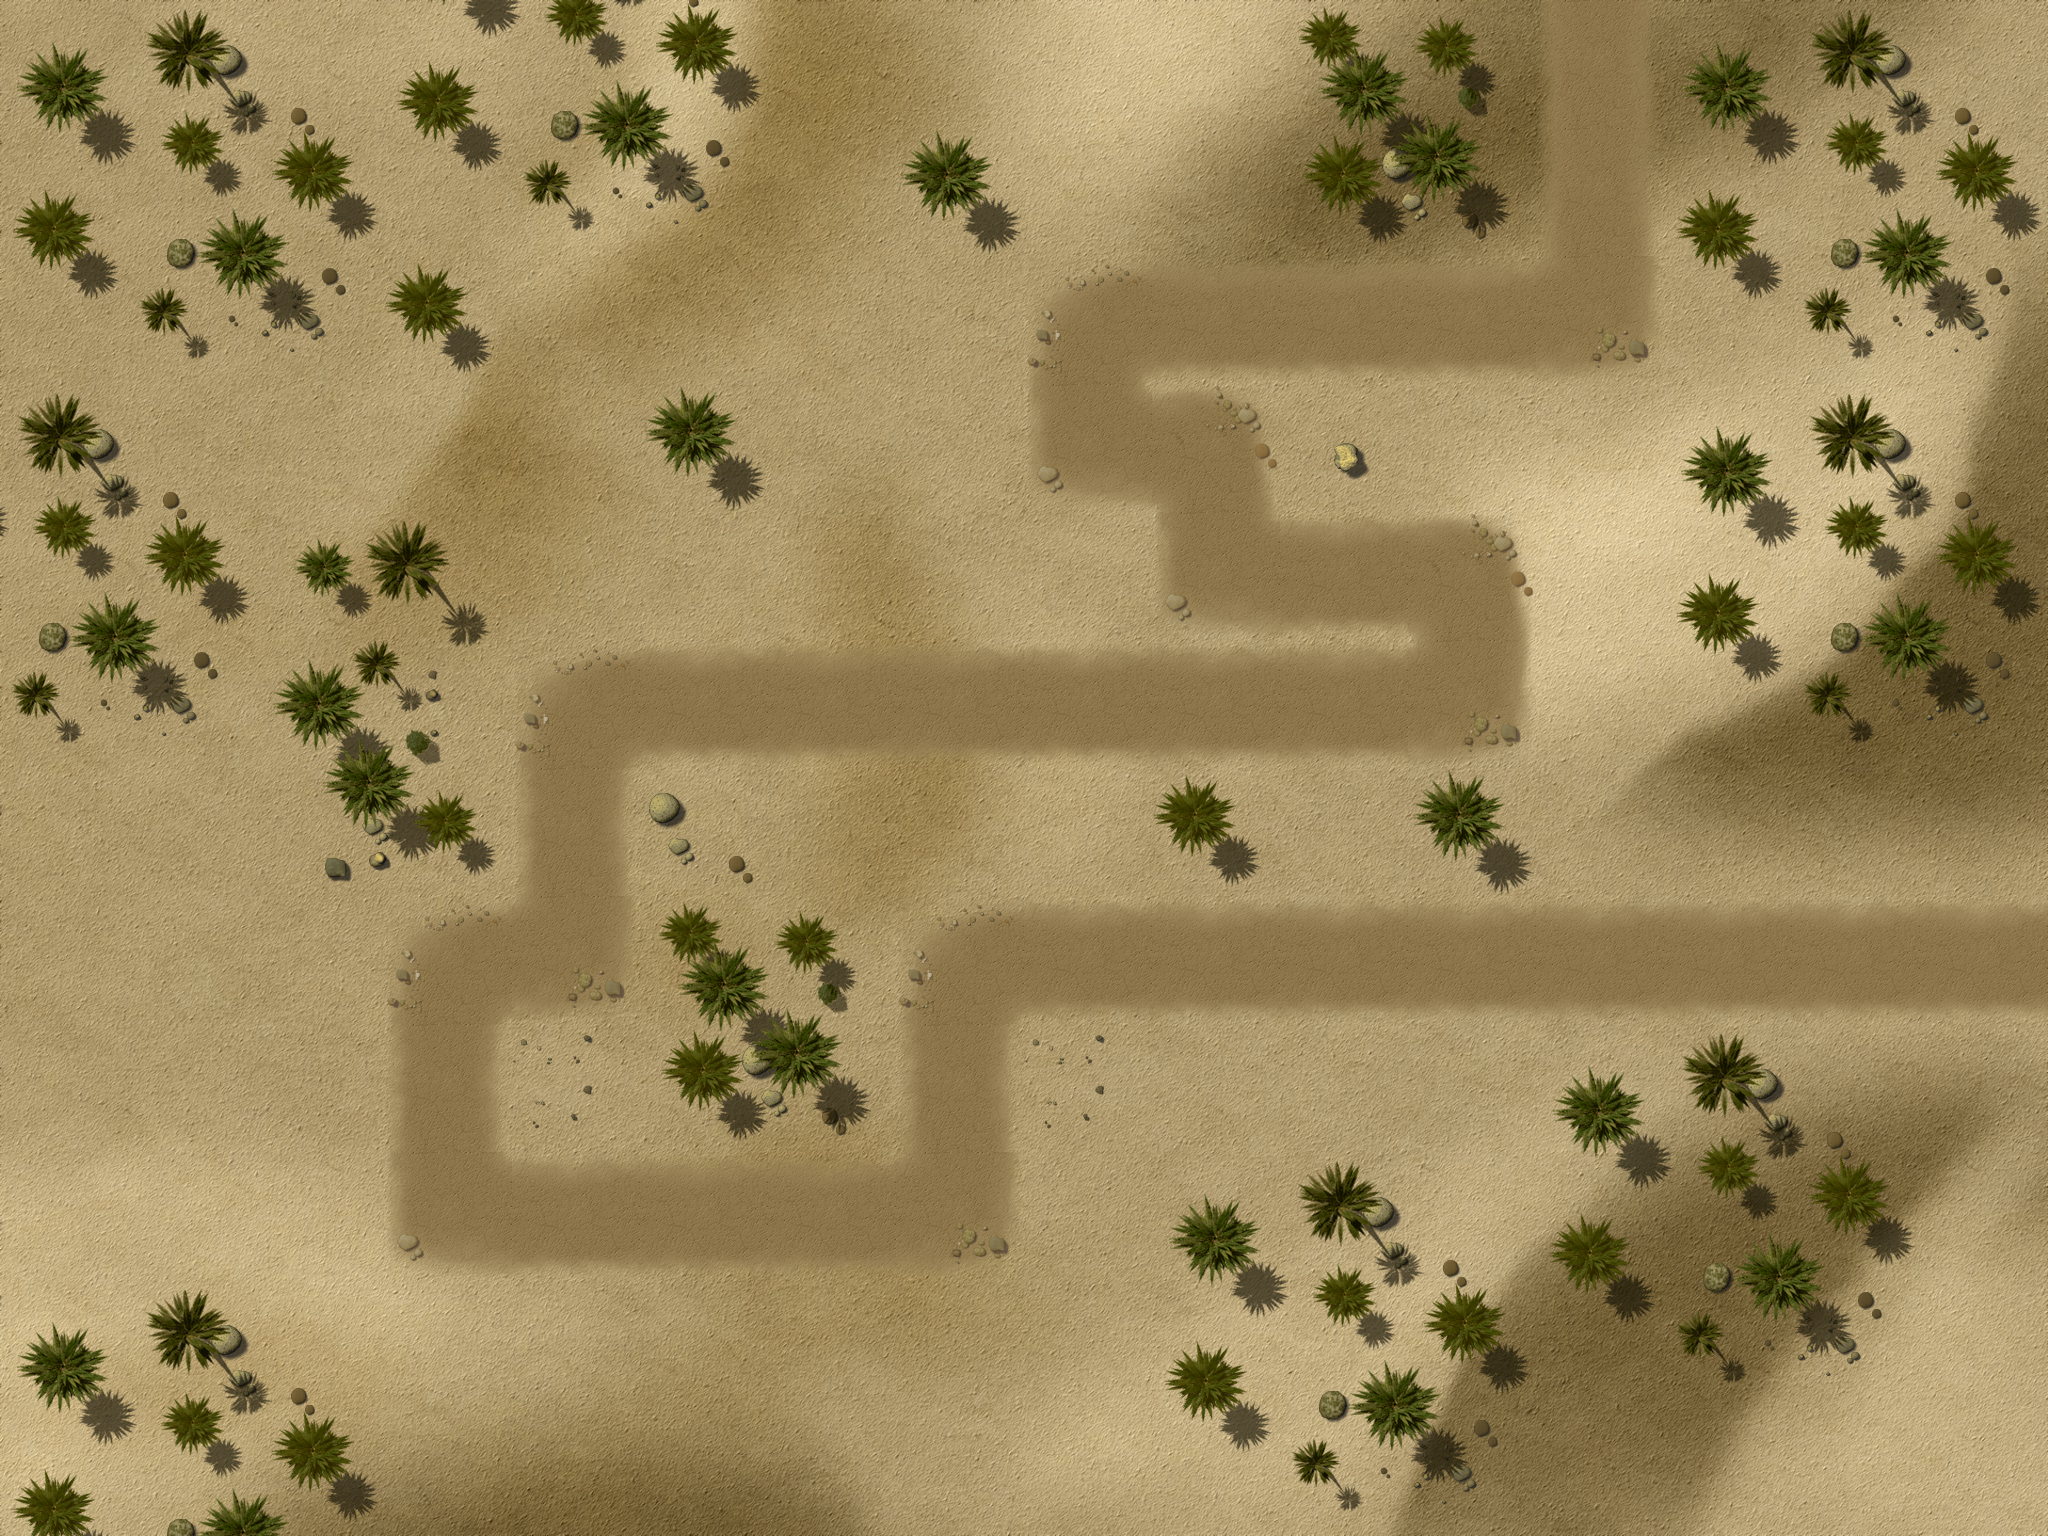

The image is a tile-based game level rendered from a .tmx file. Its description and source (layers, tilesets, objects; grid data summarised) follow:
An orthogonal 16x12 tile map with 128x128 px tiles, 4 tile layers (Ground, Objects1, Objects2, Path), 1 hidden layer not drawn, 3 tilesets and 29 objects.

<map version="1.0" orientation="orthogonal" width="16" height="12" tilewidth="128" tileheight="128">
 <properties>
 <property name="wave01" value="1,2,1,1,1,2,10,3,10,10,2,10,10,1,1,2,2,1,1,10,10,10,10,10,2,2,1,1" />
 <property name="wave02" value="4,10,10,10,10,1,1,1,1,1,4,1,1,4,1,1,3,3,3" />
 <property name="wave03" value="1,2,1,1,1,2,10,10,10,2,10,10,1,1,2,2,1,1,10,10,10,10,10,2,2,1,1" />
 <property name="wave04" value="10,6,10,10,1,10,1,10,1,10,10,10,1,1,1,1,10,10,10,10,1,1,1,10" />
 <property name="wave05" value="10,10,3,3,10,10,10,7,7,4,4,5,4,5,5,3,5,5,5,10,10,10,10,10,5,5,5,7,5,7,5,7,4" />
 <property name="wave06" value="2,5,5,5,5,5,5,5,4,4,4,7,7,7,7,5,5,5,7,7,4,4,4,7,6,7,4,5,4" />
 <property name="wave07" value="10,10,10,5,10,5,5,4,10,10,4,10,10,10,5,3,5,4,5,4,5,2" />
 <property name="wave08" value="10,3,10,10,6,10,7,7,4,4,5,4,5,5,5,5,5,5,10,10,10,10,10,5,5,5,7,5,7,5,7,4" />
 <property name="wave09" value="1,5,5,5,4,5,5,5,5,4,5,5,5,4,5,5,5,7,5,5,5,7,4,5,4,4,5,5,3,10,10,10" />
 <property name="wave10" value="1,7,5,5,5,7,10,103,10,7,10,10,5,5,7,7,5,5,10,10,10,10,10,7,7,5,102" />
 <property name="wave11" value="5,5,4,5,4,4,5,5,5,5,10,5,5,5,5,5,5,5,5,3,3,6,10,8,10,10,10,10,10,3,5,5,5,7,7,8,5,5,5,5,2" />
 <property name="wave12" value="10,10,10,10,10,8,3,7,4,5,4,5,5,5,10,8,10,10,10,10,6,10,10,10,10,10,10,10,10,10,10,10,10,6,5,7,11,6,10,10,10,6,5,5,5,5,10,10,10,10,10,10" />
 <property name="wave13" value="2,7,7,5,4,5,4,4,5,5,5,4,5,5,5,5,5,5,5,5,5,5,5,5,5,5,5,1" />
 <property name="wave14" value="8,10,10,10,6,10,10,3,10,10,6,10,10,10,10,10,4,4,4,4,5,5,5,10,10,10,9,10,10,7,10" />
 <property name="wave15" value="1,4,4,5,5,9,5,5,5,5,4,5,4,5,4,4,5,4,5,7,5,5,5,5,5,5,5,5,9,3,5,10,10,5,5,5,7,7,4,4" />
 <property name="wave16" value="7,7,7,7,7,7,6,7,7,7,7,7,7,5,5,5,5,8,7,5,5,4,4,4,9,8,9,9,9,5,5,6" />
 <property name="wave17" value="7,7,9,7,7,5,5,5,5,9,5,5,5,7,5,5,7,7,7,5,7,5,5,5,5,4" />
 <property name="wave18" value="2,7,6,4,4,5,4,10,10,10,10,4,4,4,10,10,8,10,10,10,9,5,5,7,7,7" />
 <property name="wave19" value="10,10,10,10,10,10,9,8,9,7,4,5,4,5,5,5,10,10,5,5,5,5,5,5,5,5,9,3,6,10,10,7,10,5,5,5,5,3" />
 <property name="wave20" value="102,6,10,10,10,9,3,5,10,10,5,5,5,7,7,4,4,10,10,10,10,8,10,10,10,10,10,10,10,10,10,5,5,5,5,5,5,7,10,10,10,10,101" />
 <property name="wave21" value="10,10,10,10,10,7,10,10,7,10,10,10,10,7,10,10,10,8,10,10,8" />
<property name="wave22" value="1,7,5,5,5,7,10,10,10,7,10,10,5,5,7,7,5,5,10,10,10,10,10,7,7,5,1" />
<property name="wave23" value="5,5,6,6,5,5,5,5,5,5,7,7,7,7,8,9,7,4,5,4,5,5,5,8,5,7,8,4,5,6,11,5,5,5,4,6" />
<property name="wave24" value="11,11,8,9,7,4,5,4,5,5,5,11,9,3,5,5,5,5,5,5,5,5,9,3,6,8,8,11,11,11" />
<property name="wave25" value="2,7,5,5,5,5,5,5,5,5,5,9,3,6,5,8,8,9,7,4,6,4,4,4,5,5,5,9,9,9,9,9,6,5,6" />
<property name="wave26" value="11,11,11,9,3,11,11,11,11,11,8,9,9,9,5,5,6,8,5,7,8,4,5,8,11,5,5,5,4,4" />
<property name="wave27" value="3,9,5,5,5,5,7,7,4,4,9,5,5,5,5,5,5,5,5,9,5,5,5,5,5,5,1" />
<property name="wave28" value="6,11,11,11,11,6,11,11,11,11,6,9,9,5,5,9,9,5,5,5,5,9,9,9,8,5,5,5,1" />
<property name="wave29" value="10,10,10,10,5,10,5,10,5,10,10,10,5,5,5,5,10,10,10,10,5,5,5,10" />
<property name="wave30" value="1,5,5,5,10,6,10,5,10,10,8,8,5,5,5,5,5,5,10,10,10,10,102,5,5,5,5,4,4,9,3,6,103" />
<property name="wave31" value="9,9,9,9,10,10,10,10,10,6,5,5,6,8,8,5,5,8,8,5,5,5,9,9,5,5,9,6,11,11,11,10,8,5,5,11,11,11,6,10,9,9,9,10,10,10,10,10,5,5,4,5,5,5,6,5,5,5,11,11,11,11,9,8" />
<property name="wave32" value="1,7,5,8,7,7,5,5,4,5,8,7,5,7,6,5,5,5,5,9,5,4,4,4,4,9,3,7,7,5,4,6,5,5,5,5,6,5,5,7,7,5,5,5,7,7,7,9,3,5,5,9,5,5,7,5,5,11,9,9,9,5,5,9,9,6,5,5,7,8,8,9,3" />
<property name="wave33" value="8,10,10,10,8,7,7,10,10,10,10,5,5,5,6,9,9,5,5,11,11,6,8,11,11,8,5,10,8,10,10,7,9,10,10,6,5,5,4,4,11,11,11,8,5,5,5,8,10,7,7,7,9,5,5,6,5,5" />
<property name="wave34" value="9,8,7,9,8,7,5,5,5,5,7,7,7,9,3,7,5,5,5,5,5,6,10,4,10,10,6,6,10,5,5,5,6,5,5,6,5,8,9,5,5,5,5,4,5,5,4," />
<property name="wave35" value="6,6,5,5,5,5,5,6,7,6,6,5,5,5,5,8,7,7,8,5,5,7,4,4,4,5,5,4,4,9,5,5,11,11,11,8,5,5,6,5,7,5,5,9,3,7,4,4,7,7,7,6,6,9,5,5,5,7,7,5,5,5,5,5,5,5,4,7,5,5,5,1" />
<property name="wave36" value="6,10,10,10,10,10,10,10,10,10,8,10,10,10,10,10,6,6,5,5,5,7,7,10,10,6,10,10,10,5,5,6,5,5,8,10,10,10,10,10,10,10,10,10,10,5,5,5,5,5,5,7,10,10,10,10,3" />
<property name="wave37" value="10,10,10,5,10,5,5,4,10,10,4,10,10,8,11,11,11,8,11,11,6,11,11,5,5,9,9,5,9,5,4,4,8,6,10,10,5,5,5,5,5,11,11,11,6,6,5,5,5,11,11,8,8,10,5,5,5,4,5,4,5,7,5,5,5,5,7,7,7,7,5,5,5,6,1" />
<property name="wave38" value="4,4,7,7,5,5,8,5,5,5,7,5,9,9,10,11,11,9,6,5,5,5,6,6,5,5,4,5,6,7,7,4,4,4,5,4,4,9,4,5,5,11,11,6,11,11,11,9,9,8,5,8,5,7,7,5,5,4,4,5,5,5,7,7,5,5,5,5,5,5,6,6,5,5,5,5,7" />
<property name="wave39" value="10,10,10,10,10,10,8,10,10,10,10,10,5,5,5,8,4,4,4,4,9,3,9,3,8,10,9,9,10,10,6,6,4,5,4,4,5,5,6,5,10,7,8,10,6,10,10,10,10,6,10,10,10,10,10,10,6,10,10,10,10,10,10,10,10,5,5,5,5,10,10,8,11,11,11,8,10,10,10,10" />
<property name="wave40" value="4,4,10,10,10,5,10,10,6,6,5,5,5,10,5,10,11,8,11,101,5,5,5,6,5,8,10,5,6,10,6,10,10,5,10,10,6,10,10,11,11,11,5,5,5,6,9,5,103,7,7,5,5,7,8,5,10,10,5,10,10,10,10,5,10,10,10,10,7,10,10,7,10,10,103" />
 </properties>
 <tileset firstgid="1" name="ground" tilewidth="128" tileheight="128">
  <image source="tilesWorld1.png" width="2048" height="2048" />
 </tileset>
 <tileset firstgid="257" name="path" tilewidth="128" tileheight="128">
  <image source="path02.png" width="512" height="512" />
 </tileset>
 <tileset firstgid="273" name="ground" tilewidth="2048" tileheight="1536">
  <image source="ground2.jpg" width="2048" height="1536" />
 </tileset>
 <layer name="Ground" width="16" height="12">
  <data>[192 cells, 1 non-empty, 1 distinct tile ids]</data>
 </layer>
 <layer name="Objects1" width="16" height="12">
  <data>[192 cells, 5 non-empty, 4 distinct tile ids]</data>
 </layer>
 <layer name="Objects2" width="16" height="12">
  <data>[192 cells, 82 non-empty, 21 distinct tile ids]</data>
 </layer>
 <objectgroup name="Objects3" width="16" height="12">
  <object gid="213" x="790" y="692" />
  <object gid="210" x="782" y="614" />
  <object gid="212" x="510" y="1412" />
  <object gid="212" x="620" y="1408" />
  <object gid="212" x="732" y="1414" />
  <object gid="213" x="812" y="1420" />
  <object gid="213" x="666" y="1494" />
  <object gid="213" x="360" y="1450" />
  <object gid="213" x="140" y="1008" />
 </objectgroup>
 <layer name="Path" width="16" height="12">
  <data>[192 cells, 39 non-empty, 6 distinct tile ids]</data>
 </layer>
 <objectgroup name="Locked" width="16" height="12">
  <object x="2432" y="256" />
  <object x="0" y="0" width="2048" height="256" />
  <object x="0" y="1280" width="2048" height="256" />
  <object x="0" y="256" width="128" height="1024" />
  <object x="1920" y="256" width="128" height="1024" />
  <object x="1152" y="1152" width="256" height="128" />
  <object x="1536" y="1024" width="256" height="256" />
  <object x="1792" y="256" width="128" height="512" />
  <object x="1792" y="1152" width="128" height="128" />
  <object x="1664" y="384" width="128" height="256" />
  <object x="1408" y="768" width="128" height="128" />
  <object x="1152" y="768" width="128" height="128" />
  <object x="640" y="896" width="256" height="256" />
  <object x="128" y="256" width="384" height="128" />
  <object x="128" y="512" width="128" height="256" />
  <object x="640" y="384" width="128" height="128" />
  <object x="768" y="512" width="128" height="128" />
  <object x="256" y="512" width="256" height="384" />
  <object x="128" y="896" width="128" height="128" />
 </objectgroup>
 <objectgroup name="Waypoints" width="16" height="12">
  <!-- 1 objects omitted --></objectgroup>
 <layer name="blendAdd" width="16" height="12" visible="0">
  <data>[192 cells, 0 non-empty, 0 distinct tile ids]</data>
 </layer>
</map>
<!-- 1 of 29 objects omitted -->
